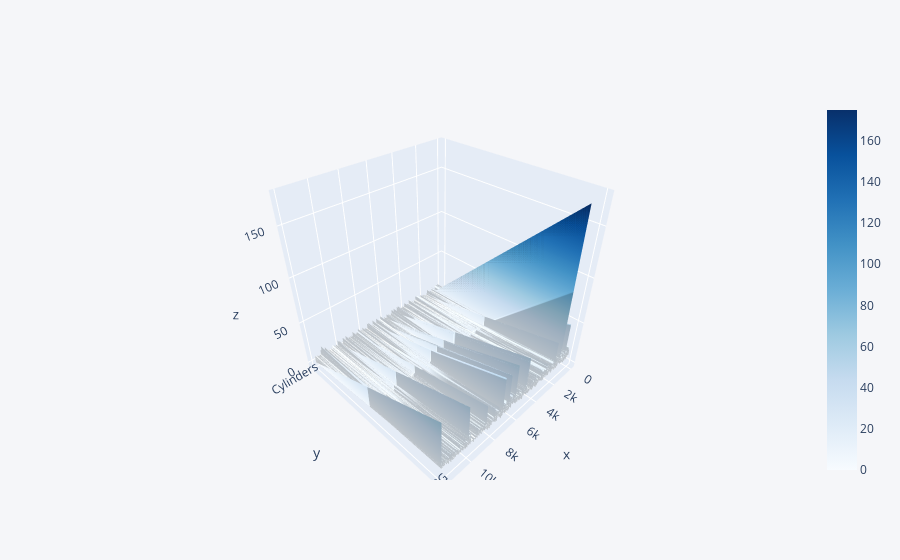

The notebook cell saved with this chart:
### Code cell
data[["Cylinders","highway MPG"]].iplot(kind = "surface",colorscale = "blues")

### Figure 1 — Plotly figure (JSON) as saved in the notebook; plotly's stock layout.template omitted (floating-point values rounded to 4 significant figures; data arrays with more than 128 entries replaced by an {"elided": "..."} marker saying what was removed)
{"data": [{"colorscale": [[0, "rgb(247,251,255)"], [0.125, "rgb(222,235,247)"], [0.25, "rgb(198,219,239)"], [0.375, "rgb(158,202,225)"], [0.5, "rgb(107,174,214)"], [0.625, "rgb(66,146,198)"], [0.75, "rgb(33,113,181)"], [0.875, "rgb(8,81,156)"], [1, "rgb(8,48,107)"]], "type": "surface", "x": {"elided": "10909 int values"}, "y": ["Cylinders", "highway MPG"], "z": {"elided": "2x10909 int values"}}], "layout": {"legend": {"bgcolor": "#F5F6F9", "font": {"color": "#4D5663"}}, "paper_bgcolor": "#F5F6F9", "plot_bgcolor": "#F5F6F9", "title": {"font": {"color": "#4D5663"}}, "xaxis": {"gridcolor": "#E1E5ED", "showgrid": true, "tickfont": {"color": "#4D5663"}, "title": {"font": {"color": "#4D5663"}, "text": ""}, "zerolinecolor": "#E1E5ED"}, "yaxis": {"gridcolor": "#E1E5ED", "showgrid": true, "tickfont": {"color": "#4D5663"}, "title": {"font": {"color": "#4D5663"}, "text": ""}, "zerolinecolor": "#E1E5ED"}}}
